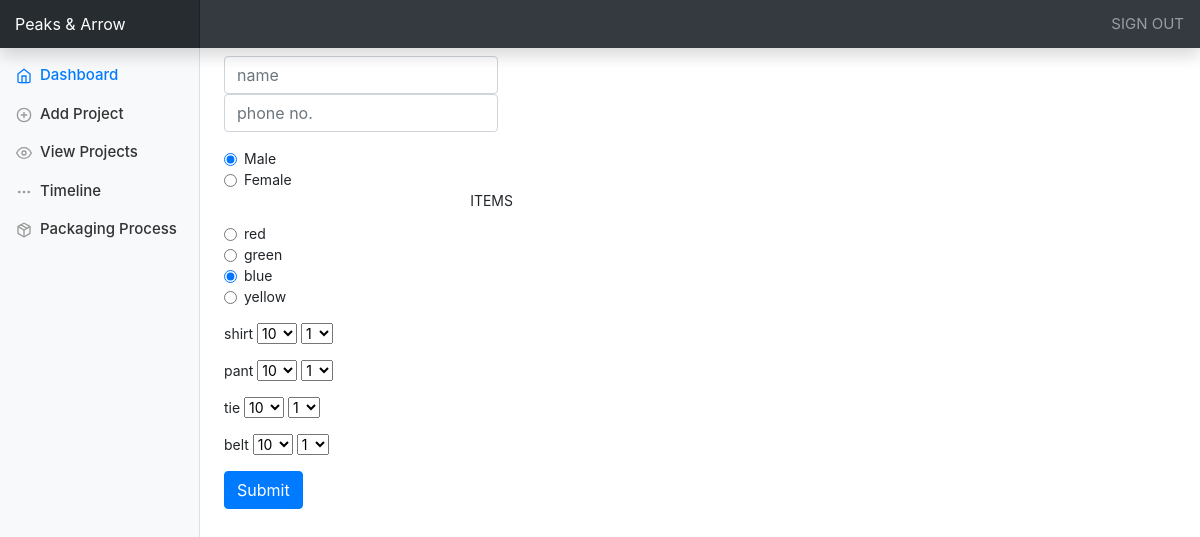
Page /issue.php (signed in) on the committed database.
### tables this page shows
CREATE TABLE `items` (
  `id` int(11) NOT NULL,
  `project_id` int(11) NOT NULL,
  `item_name` varchar(25) NOT NULL,
  `s1` int(50) NOT NULL,
  `s2` int(50) NOT NULL,
  `s3` int(50) NOT NULL,
  `s4` int(50) NOT NULL,
  `s5` int(50) NOT NULL,
  `s6` int(50) NOT NULL,
  `s7` int(50) NOT NULL,
  `s8` int(50) NOT NULL,
  `s9` int(50) NOT NULL,
  `s10` int(50) NOT NULL,
  `s11` int(50) NOT NULL,
  `s12` int(50) NOT NULL,
  `s13` int(50) NOT NULL,
  `s14` int(50) NOT NULL,
  `s15` int(50) NOT NULL,
  `p1` int(50) NOT NULL,
  `p2` int(50) NOT NULL,
  `p3` int(50) NOT NULL,
  `p4` int(50) NOT NULL,
  `p5` int(50) NOT NULL,
  `p6` int(50) NOT NULL,
  `p7` int(50) NOT NULL,
  `p8` int(50) NOT NULL,
  `p9` int(50) NOT NULL,
  `p10` int(50) NOT NULL,
  `p11` int(50) NOT NULL,
  `p12` int(50) NOT NULL,
  `p13` int(50) NOT NULL,
  `p14` int(50) NOT NULL,
  `p15` int(50) NOT NULL
);

### issue.php (the view, shortened to what this page needs)
<?php
include("db.php");
$query = "SELECT * FROM items";
$run = mysqli_query($conn, $query);
?>
<!DOCTYPE html>
<html>
<head>
    <link rel="stylesheet" href="https://stackpath.bootstrapcdn.com/bootstrap/4.1.0/css/bootstrap.min.css">
    <link rel="stylesheet" href="./css/dashboard.css">
    <link rel="stylesheet" href="./css/style.css">
</head>
<body>
<nav class="navbar navbar-dark fixed-top bg-dark flex-md-nowrap p-0 shadow">
  <a class="navbar-brand col-sm-3 col-md-2 mr-0" href="#">Peaks & Arrow</a>
  <ul class="navbar-nav px-3">
    <li class="nav-item text-nowrap">
      <a class="nav-link" href="#">SIGN OUT</a>
    </li>
  </ul>
</nav>
<div class="container-fluid">
  <div class="row">
    <nav class="col-md-2 d-none d-md-block bg-light sidebar">
      <div class="sidebar-sticky">
        <ul class="nav flex-column">
          <li class="nav-item">
            <a class="nav-link active" href="#">
              <span data-feather="home"></span>
              Dashboard <span class="sr-only">(current)</span>
            </a>
          </li>
          <li class="nav-item">
            <a class="nav-link" href="#">
              <span data-feather="plus-circle"></span>
              Add Project
            </a>
          </li>
          <li class="nav-item">
            <a class="nav-link" href="#">
              <span data-feather="eye"></span>
              View Projects
            </a>
            </li>
          <li class="nav-item">
            <a class="nav-link" href="#">
              <span data-feather="more-horizontal"></span>
              Timeline
            </a>
          </li>
          <li class="nav-item">
            <a class="nav-link" href="#">
              <span data-feather="package"></span>
              Packaging Process
            </a>
          </li>
        </ul>
      </div>
    </nav>
    <main role="main" class="col-md-9 ml-sm-auto col-lg-10 px-4">
      <div class="d-flex justify-content-between flex-wrap flex-md-nowrap align-items-center pt-2 pb-2 mb-3">
<form action="issue.php" method="POST">
  <div class="form-group">
    <input type="text" class="form-control" id="name" name="names" aria-describedby="name" placeholder="name" autocomplete="off">
    <input type="number" class="form-control" id="name" name="pnumber" aria-describedby="number" placeholder="phone no." autocomplete="off">
  </div>
  <div class="form-check">
  <input class="form-check-input" type="radio" name="gender" id="exampleRadios1" value="option1" checked>
  <label class="form-check-label" for="exampleRadios1">
    Male
  </label>
</div>
<div class="form-check">
  <input class="form-check-input" type="radio" name="gender" id="exampleRadios2" value="option2">
  <label class="form-check-label" for="exampleRadios2">
    Female
  </label>
</div>
<div class="row">
ITEMS
</div>
<div class="form-check">
  <input class="form-check-input" type="radio" name="house" id="exampleRadios1" value="option1" checked>
  <label class="form-check-label" for="exampleRadios1">
    red
  </label>
</div>
<div class="form-check">
  <input class="form-check-input" type="radio" name="house" id="exampleRadios2" value="option2">
  <label class="form-check-label" for="exampleRadios2">
    green
  </label>
</div>
<div class="form-check">
  <input class="form-check-input" type="radio" name="house" id="exampleRadios1" value="option1" checked>
  <label class="form-check-label" for="exampleRadios1">
    blue
  </label>
</div>
<div class="form-check">
  <input class="form-check-input" type="radio" name="house" id="exampleRadios2" value="option2">
  <label class="form-check-label" for="exampleRadios2">
    yellow
  </label>
</div>
    <?php
        while($row = mysqli_fetch_assoc($run)){
    ?>
    <p class="mt-3"><?php echo $row['item_name']; ?>
    <select name="size">
  <option value="10">10</option>
</select>
<select name="qty">
  <option value="1">1</option>
</select>
    </p>
<?php
        }
?>
  <button type="submit" name="submit" class="btn btn-primary">Submit</button>
</form>
      </div>
    </main>
</body>
</html>

### css/dashboard.css (style rules this page uses)
body { font-size: .875rem; }
.feather { width: 16px; height: 16px; vertical-align: text-bottom; }
.sidebar { position: fixed; top: 0; bottom: 0; left: 0; z-index: 100; padding: 48px 0 0; box-shadow: inset -1px 0 0 rgba(0, 0, 0, .1); }
.sidebar-sticky { position: relative; top: 0; height: calc(100vh - 48px); padding-top: .5rem; overflow-x: hidden; overflow-y: auto; }
.sidebar .nav-link { font-weight: 500; color: #333; }
.sidebar .nav-link .feather { margin-right: 4px; color: #999; }
.sidebar .nav-link.active { color: #007bff; }
.sidebar .nav-link:hover .feather, .sidebar .nav-link.active .feather { color: inherit; }
[role="main"] { padding-top: 133px; }
@media (min-width: 768px) { [role="main"] { padding-top: 48px; } }
.navbar-brand { padding-top: .75rem; padding-bottom: .75rem; font-size: 1rem; background-color: rgba(0, 0, 0, .25); box-shadow: inset -1px 0 0 rgba(0, 0, 0, .25); }

### css/style.css (style rules this page uses)
body { background-color: rgb(255, 255, 255); }
a { color: black; text-decoration: none; font-size: 15px; }

### rows in the picture
items: item_name "shirt"
items: item_name "pant"
items: item_name "tie"
items: item_name "belt"
